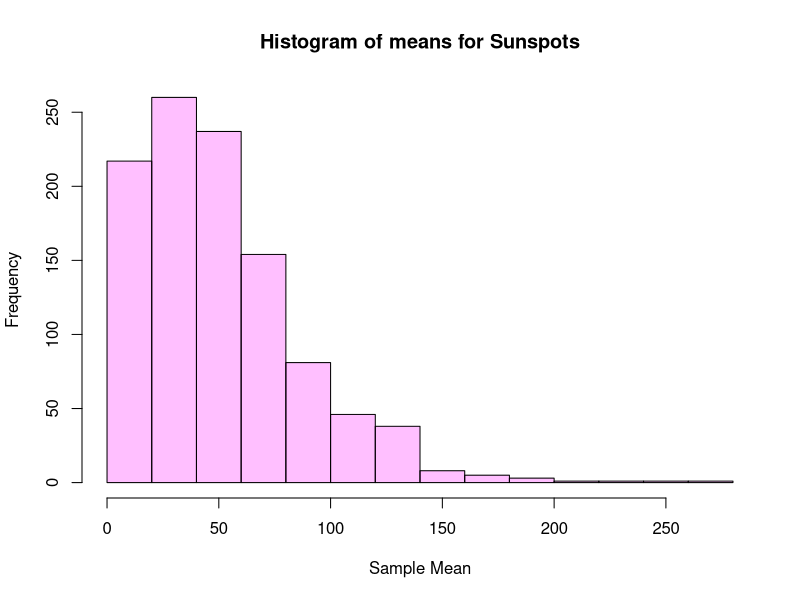
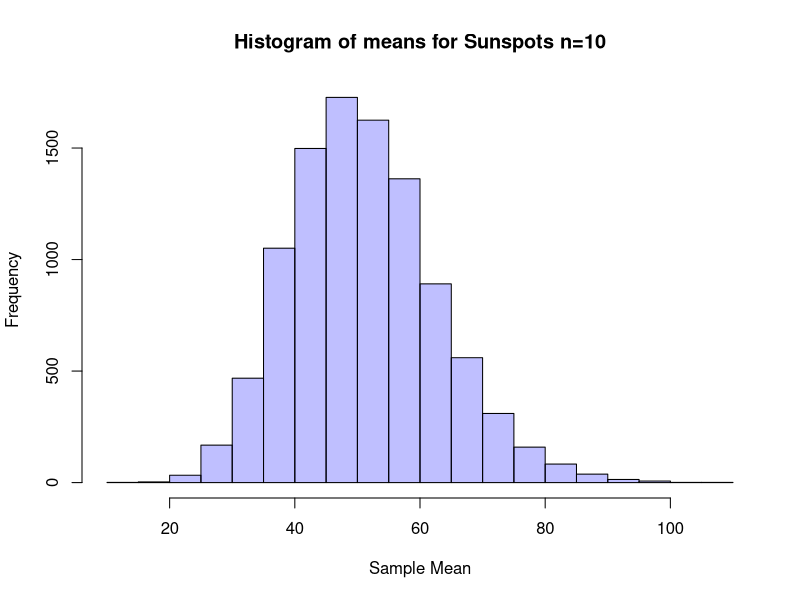
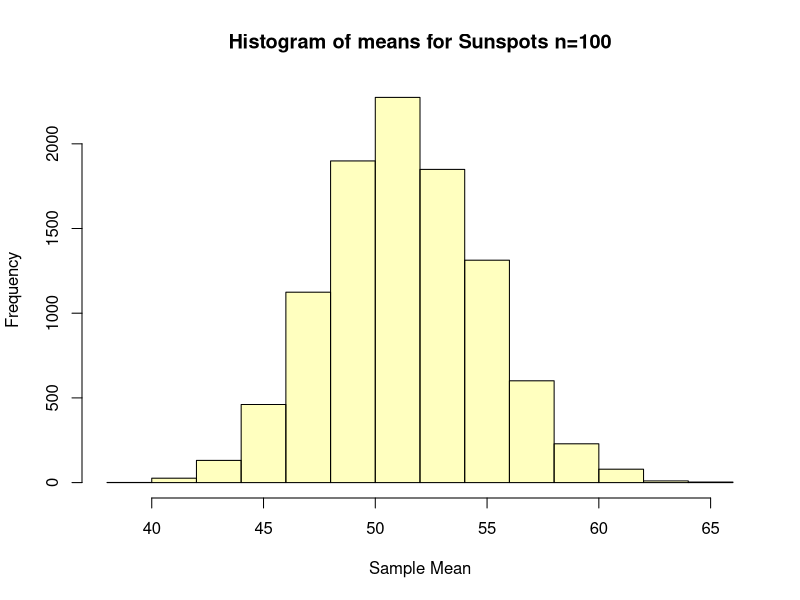
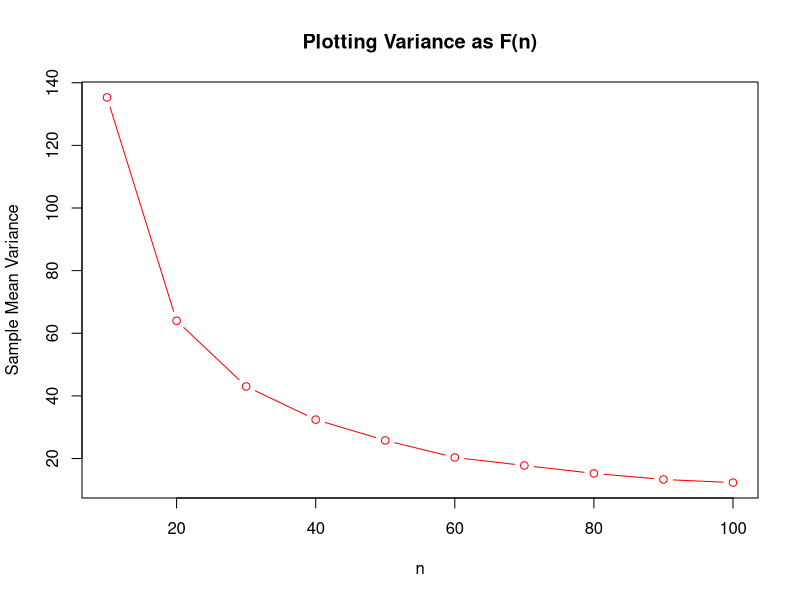

The R script that drew these images, in order:
dat <- read.table("sunspots.txt", header=TRUE)
sunspots <- dat$x

#finding the mean of the sample data
cat("Mean of the sample Data:", mean(sunspots), "\n")

#finding the variance of the sample data
cat("Variance of the sample Data:", var(sunspots), "\n")

#making the histgram of the sample data
png("sunspots.png")
hist(sunspots, col=rgb(1,0,1,1/4), main="Histogram of means for Sunspots", xlab="Sample Mean")
dev.off()

#n=10
z_10<-numeric()
for (i in 1:10000){
	y <- sunspots[sample(1:length(sunspots), 10,replace=FALSE)]
	z_10[i] <- mean(y) 
}
cat("Variance of n=10 sample mean:", var(z_10), "\n") 

#n=20
z_20<-numeric()
for (i in 1:10000){
	y <- sunspots[sample(1:length(sunspots), 20,replace=FALSE)]
	z_20[i] <- mean(y)
}
cat("Variance of n=20 sample mean:", var(z_20), "\n")

#n=30
z_30<-numeric()
for (i in 1:10000){
	y <- sunspots[sample(1:length(sunspots), 30,replace=FALSE)]
	z_30[i] <- mean(y)
}
cat("Variance of n=30 sample mean:", var(z_30), "\n")

#n=40
z_40<-numeric()
for (i in 1:10000){
	y <- sunspots[sample(1:length(sunspots), 40,replace=FALSE)]
	z_40[i] <- mean(y)
}
cat("Variance of n=40 sample mean:", var(z_40), "\n")

#n=50
z_50<-numeric()
for (i in 1:10000){
	y <- sunspots[sample(1:length(sunspots), 50,replace=FALSE)]
	z_50[i] <- mean(y)
}
cat("Variance of n=50 sample mean:", var(z_50), "\n")

#n=60
z_60<-numeric()
for (i in 1:10000){
	y <- sunspots[sample(1:length(sunspots), 60,replace=FALSE)]
	z_60[i] <- mean(y)
}
cat("Variance of n=60 sample mean:", var(z_60), "\n")

#n=70
z_70<-numeric()
for (i in 1:10000){
	y <- sunspots[sample(1:length(sunspots), 70,replace=FALSE)]
	z_70[i] <- mean(y)
}
cat("Variance of n=70 sample mean:", var(z_70), "\n")

#n=80
z_80<-numeric()
for (i in 1:10000){
	y <- sunspots[sample(1:length(sunspots), 80,replace=FALSE)]
	z_80[i] <- mean(y)
}
cat("Variance of n=80 sample mean:", var(z_80), "\n")

#n=90
z_90<-numeric()
for (i in 1:10000){
	y <- sunspots[sample(1:length(sunspots), 90,replace=FALSE)]
	z_90[i] <- mean(y)
}
cat("Variance of n=90 sample mean:", var(z_90), "\n")

#n=100
z_100<-numeric()
for (i in 1:10000){
	y <- sunspots[sample(1:length(sunspots), 100,replace=FALSE)]
	z_100[i] <- mean(y)
}
cat("Variance of n=100 sample mean:", var(z_100), "\n")

#Histgram for n=10 and n=100
png("n=10.png")
hist(z_10, col=rgb(0,0,1,1/4), main="Histogram of means for Sunspots n=10", xlab="Sample Mean")
dev.off()

png("n=100.png")
hist(z_100, col=rgb(1,1,0,1/4), main="Histogram of means for Sunspots n=100", xlab="Sample Mean")
dev.off()

#variance of function of n
n_var<-numeric()
n_var[1]<-var(z_10)
n_var[2]<-var(z_20)
n_var[3]<-var(z_30)
n_var[4]<-var(z_40)
n_var[5]<-var(z_50)
n_var[6]<-var(z_60)
n_var[7]<-var(z_70)
n_var[8]<-var(z_80)
n_var[9]<-var(z_90)
n_var[10]<-var(z_100)
x<-c(10, 20, 30, 40, 50, 60, 70, 80, 90, 100)
y<-c(n_var[1], n_var[2], n_var[3], n_var[4], n_var[5], n_var[6], n_var[7], n_var[8], n_var[9], n_var[10])
png("variance.png")
plot(x, y, main="Plotting Variance as F(n)", col="red", type="b", xlab="n", ylab="Sample Mean Variance")
dev.off()